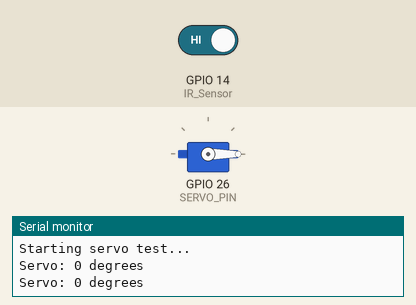
This sketch was run on a simulated ESP32. Parts: servo, the last lines printed to the serial monitor. Inputs (shaded band) come from the test bench; at power-on: GPIO 14 (IR_Sensor) HIGH. Servo pulses on a pin are drawn as a servo (544–2400 µs = 0–180°).

Above: at 2.2 s.
2.3 s: GPIO 14 (IR_Sensor) driven LOW
At 3.8 s:
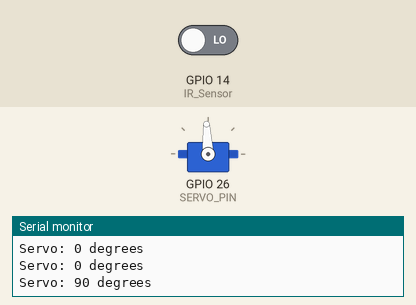
4.5 s: GPIO 14 (IR_Sensor) driven HIGH
At 5.3 s:
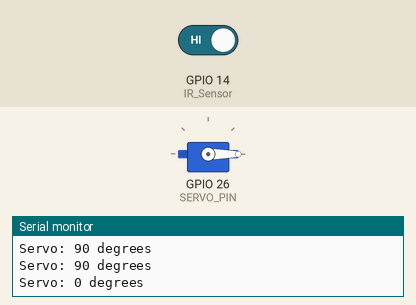
Timing chart, 0 to 7.5 s (numbered marks = the images above; inputs shaded):
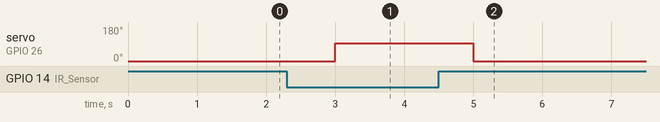

Measured:
- after the input at 2.3 s, servo on GPIO 26 (SERVO_PIN): 0° → 93° after 0.70 s
- after the input at 4.5 s, servo on GPIO 26 (SERVO_PIN): 93° → 0° after 0.50 s

The sketch:

IrServoTest.ino
```cpp
#define SERVO_PIN 26
#define PWM_FREQ 50
#define PWM_RES 16
#define IR_Sensor 14
int IR;

void setup() {
  pinMode(IR_Sensor, INPUT);
  Serial.begin(115200);
  delay(1000);
  Serial.println("Starting servo test...");
  ledcAttach(SERVO_PIN, PWM_FREQ, PWM_RES);
}

void loop() {

  IR=digitalRead(IR_Sensor);
  if(IR==LOW){
  Serial.println("Servo: 90 degrees");
  ledcWrite(SERVO_PIN, 4915);
  delay(1000);
}
else {
  Serial.println("Servo: 0 degrees");
  ledcWrite(SERVO_PIN, 1638);
  delay(1000);
}
}
```
